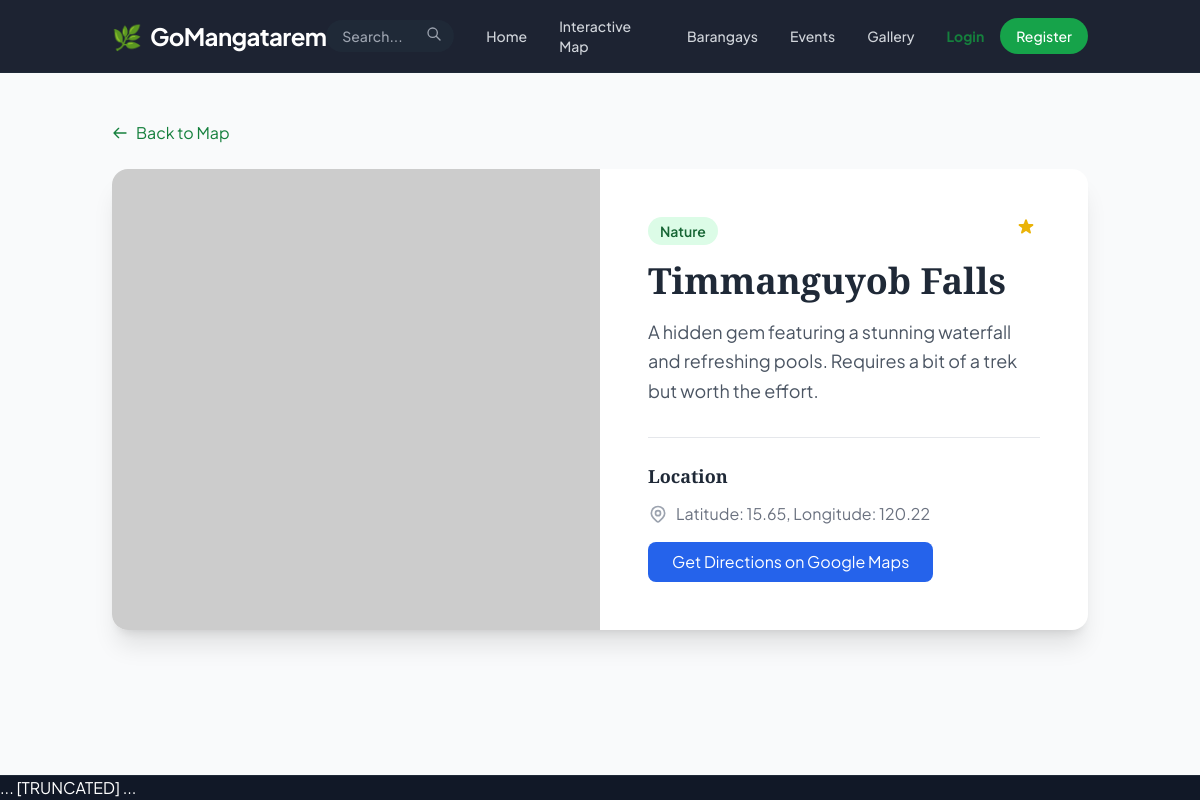
Page /attraction/4 on the committed database.
### models.py (models this page shows)
class Attraction(db.Model):
    id = db.Column(db.Integer, primary_key=True)
    name = db.Column(db.String(100), nullable=False, index=True)
    description = db.Column(db.Text, nullable=False)
    category = db.Column(db.String(50), nullable=False, index=True) # Nature, Historical, Religious, etc.
    barangay = db.Column(db.String(100), nullable=True, index=True)
    lat = db.Column(db.Float, nullable=False)
    lng = db.Column(db.Float, nullable=False)
    image_url = db.Column(db.String(200), nullable=True)
    status = db.Column(db.String(20), default='pending', index=True) # 'pending', 'approved'
    user_id = db.Column(db.Integer, db.ForeignKey('user.id'), nullable=True, index=True)
    created_at = db.Column(db.DateTime, default=datetime.utcnow, index=True)

### routes/public.py (the view)
@public_bp.route("/attraction/<int:id>")
def attraction_detail(id):
    print(f"[PROGRESSIVE LOG] [public] > attraction_detail > ENTRY: id={id}")
    logger.info(f"Attraction detail page accessed for ID {id}")
    print(
        f"[PROGRESSIVE LOG] [public] > attraction_detail > QUERY: Fetching attraction ID {id}"
    )
    attraction = Attraction.query.get_or_404(id)
    record_view("attraction", item_id=id)
    print(
        f"[PROGRESSIVE LOG] [public] > attraction_detail > SUCCESS: Displaying attraction '{attraction.name}'"
    )
    logger.info(f"Showing attraction '{attraction.name}' (ID: {id})")
    print(
        f"[PROGRESSIVE LOG] [public] > attraction_detail > RENDER: Rendering detail.html"
    )
    return render_template("public/detail.html", attraction=attraction)

### app.py (called while the page is built)
@app.context_processor
def inject_config():
    return dict(config=app.config)

### routes/public.py (called while the page is built)
def record_view(view_type, item_id=None, page_name=None):
    try:
        user_id = current_user.id if current_user.is_authenticated else None
        view = PageView(
            view_type=view_type,
            item_id=item_id,
            page_name=page_name,
            user_id=user_id,
            timestamp=datetime.utcnow(),
        )
        db.session.add(view)
        db.session.commit()
    except Exception as e:
        print(f"[PROGRESSIVE LOG] [public] > record_view > ERROR: {e}")
        db.session.rollback()

### templates/public/detail.html (shortened to what this page needs)
{% extends 'base.html' %}
{% block content %}
<div class="container mx-auto px-6 py-12">
    <a href="{{ url_for('public.map_view') }}" class="inline-flex items-center text-green-700 hover:underline mb-6">
        <svg class="w-4 h-4 mr-2" fill="none" stroke="currentColor" viewBox="0 0 24 24">
            <path stroke-linecap="round" stroke-linejoin="round" stroke-width="2" d="M10 19l-7-7m0 0l7-7m-7 7h18">
            </path>
        </svg>
        Back to Map
    </a>
    <div class="bg-white rounded-2xl shadow-xl overflow-hidden">
        <div class="md:flex">
            <div class="md:w-1/2 h-64 md:h-auto relative">
                <img src="{{ attraction.image_url }}" alt="{{ attraction.name }}"
                    class="w-full h-full object-cover absolute inset-0">
            </div>
            <div class="md:w-1/2 p-8 md:p-12">
                <div class="flex justify-between items-start mb-4">
                    <span class="bg-green-100 text-green-800 text-sm font-semibold px-3 py-1 rounded-full">{{
                        attraction.category }}</span>
                    <span class="flex items-center text-yellow-500 font-bold">
                    </span>
                </div>
                <h1 class="text-3xl md:text-4xl font-bold text-gray-800 mb-4">{{ attraction.name }}</h1>
                <p class="text-gray-600 text-lg leading-relaxed mb-8">
                    {{ attraction.description }}
                </p>
                <div class="border-t pt-6">
                    <h3 class="text-lg font-semibold mb-3">Location</h3>
                    <p class="text-gray-500 mb-4 flex items-center">
                        Latitude: {{ attraction.lat }}, Longitude: {{ attraction.lng }}
                    </p>
                    <a href="https://www.google.com/maps/search/?api=1&query={{ attraction.lat }},{{ attraction.lng }}"
                        target="_blank"
                        class="inline-block bg-blue-600 text-white px-6 py-2 rounded-lg hover:bg-blue-700 transition">
                        Get Directions on Google Maps
                    </a>
                </div>
            </div>
        </div>
    </div>
</div>
{% endblock %}

### static/css/style.css (style rules this page uses)
:root { --font-heading: 'Playfair Display', serif; --font-body: 'Plus Jakarta Sans', system-ui, sans-serif; --font-accent: 'Lora', serif; }
html { overflow-x: hidden; scroll-behavior: smooth; font-family: var(--font-body); }
body { overflow-x: hidden; width: 100%; max-width: 100vw; font-family: var(--font-body); }
h1, h2, h3, h4, h5, h6, .font-heading { font-family: var(--font-heading); }

### rows in the picture
Attraction: category "Nature", name "Timmanguyob Falls", description "A hidden gem featuring a stunning waterfall and refreshing pools. Requires a bit of a trek but worth the effort.", lat "15.65", lng "120.22"
